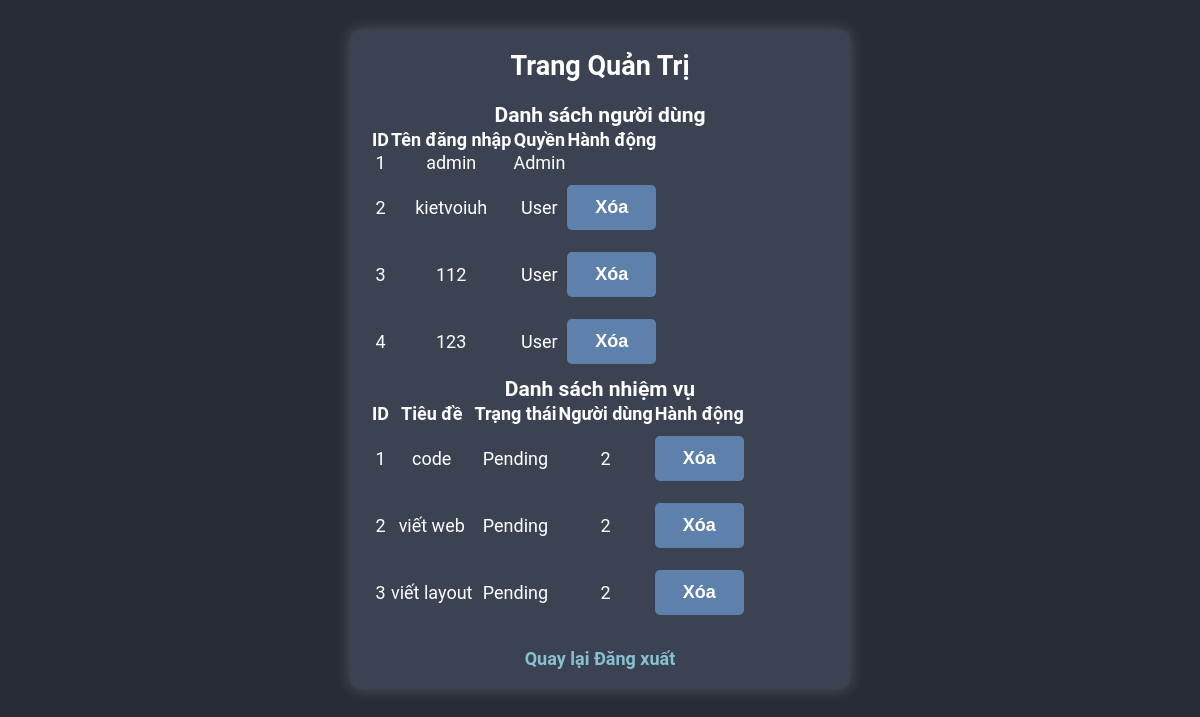
Screenshot of /admin_dashboard (signed in) with the database file from the repository.
### app.py (models this page shows)
class User(db.Model):
    id = db.Column(db.Integer, primary_key=True)
    username = db.Column(db.String(150), unique=True, nullable=False)
    password = db.Column(db.String(150), nullable=False)
    is_admin = db.Column(db.Boolean, default=False)
    avatar = db.Column(db.String(300), default='default-avatar.png')

class Task(db.Model):
    id = db.Column(db.Integer, primary_key=True)
    title = db.Column(db.String(200), nullable=False)
    due_date = db.Column(db.DateTime, nullable=True)
    status = db.Column(db.String(50), default='Pending')
    user_id = db.Column(db.Integer, db.ForeignKey('user.id'))

### app.py (the view)
@app.route('/admin_dashboard')
def admin_dashboard():
    if 'user_id' not in session or not session.get('is_admin'):
        flash("Bạn không có quyền truy cập!", "error")
        return redirect(url_for('dashboard'))
    users = User.query.all()
    tasks = Task.query.all()
    return render_template('admin.html', users=users, tasks=tasks)

### templates/admin.html (shortened to what this page needs)
<!DOCTYPE html>
<html lang="vi">
<head>
    <link rel="stylesheet" type="text/css" href="{{ url_for('static', filename='style.css') }}">
</head>
<body>
    <div class="container">
        <h2>Trang Quản Trị</h2>
        <h3>Danh sách người dùng</h3>
        <table>
            <thead>
                <tr>
                    <th>ID</th>
                    <th>Tên đăng nhập</th>
                    <th>Quyền</th>
                    <th>Hành động</th>
                </tr>
            </thead>
            <tbody>
                {% for user in users %}
                <tr>
                    <td>{{ user.id }}</td>
                    <td>{{ user.username }}</td>
                    <td>{% if user.is_admin %}Admin{% else %}User{% endif %}</td>
                    <td>
                        {% if not user.is_admin %}
                        <form action="{{ url_for('delete_user', user_id=user.id) }}" method="post" style="display:inline;">
                            <button type="submit" onclick="return confirm('Bạn có chắc muốn xóa?')">Xóa</button>
                        </form>
                        {% endif %}
                    </td>
                </tr>
                {% endfor %}
            </tbody>
        </table>
        <h3>Danh sách nhiệm vụ</h3>
        <table>
            <thead>
                <tr>
                    <th>ID</th>
                    <th>Tiêu đề</th>
                    <th>Trạng thái</th>
                    <th>Người dùng</th>
                    <th>Hành động</th>
                </tr>
            </thead>
            <tbody>
                {% for task in tasks %}
                <tr>
                    <td>{{ task.id }}</td>
                    <td>{{ task.title }}</td>
                    <td>{{ task.status }}</td>
                    <td>{{ task.user_id }}</td>
                    <td>
                        <form action="{{ url_for('delete_task', task_id=task.id) }}" method="post" style="display:inline;">
                            <button type="submit" onclick="return confirm('Bạn có chắc muốn xóa?')">Xóa</button>
                        </form>
                    </td>
                </tr>
                {% endfor %}
            </tbody>
        </table>
        <br>
        <a href="{{ url_for('dashboard') }}">Quay lại</a>
        <a href="{{ url_for('logout') }}">Đăng xuất</a>
    </div>
</body>
</html>

### static/style.css (style rules this page uses)
* { margin: 0; padding: 0; box-sizing: border-box; }
body { font-family: "Roboto", sans-serif; background-color: #282c36; color: #ffffff; text-align: center; font-size: 18px; }
.container { width: 90%; max-width: 500px; margin: 30px auto; background: #3b4252; padding: 20px; border-radius: 10px; box-shadow: 0 0 15px rgba(255, 255, 255, 0.2); }
h1, h2 { text-align: center; margin-bottom: 20px; }
input, button { width: 100%; padding: 12px; margin: 10px 0; border: 1px solid #ffffff; border-radius: 5px; font-size: 18px; background: #4c566a; color: white; }
button { background-color: #5e81ac; font-weight: bold; border: none; cursor: pointer; }
a { text-decoration: none; color: #88c0d0; font-weight: bold; }
main, .container, .task-list, .user-list { display: block; }

### rows the page displays
User: id "1", username "admin", is_admin "Admin"
User: id "2", username "kietvoiuh", is_admin "User"
User: id "3", username "112", is_admin "User"
User: id "4", username "123", is_admin "User"
Task: id "1", title "code", status "Pending", user_id "2"
Task: id "2", title "viết web", status "Pending", user_id "2"
Task: id "3", title "viết layout", status "Pending", user_id "2"
